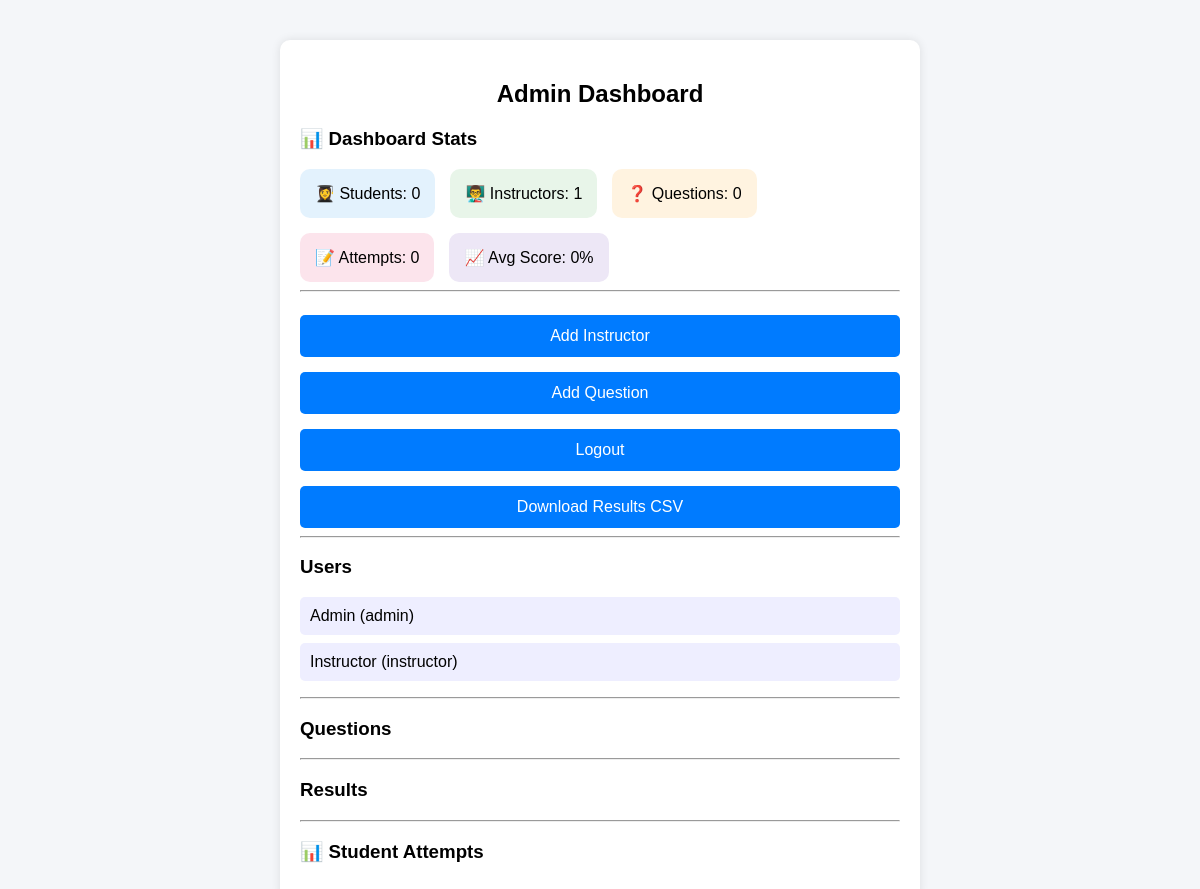
The app's page /admin (signed in), older data.
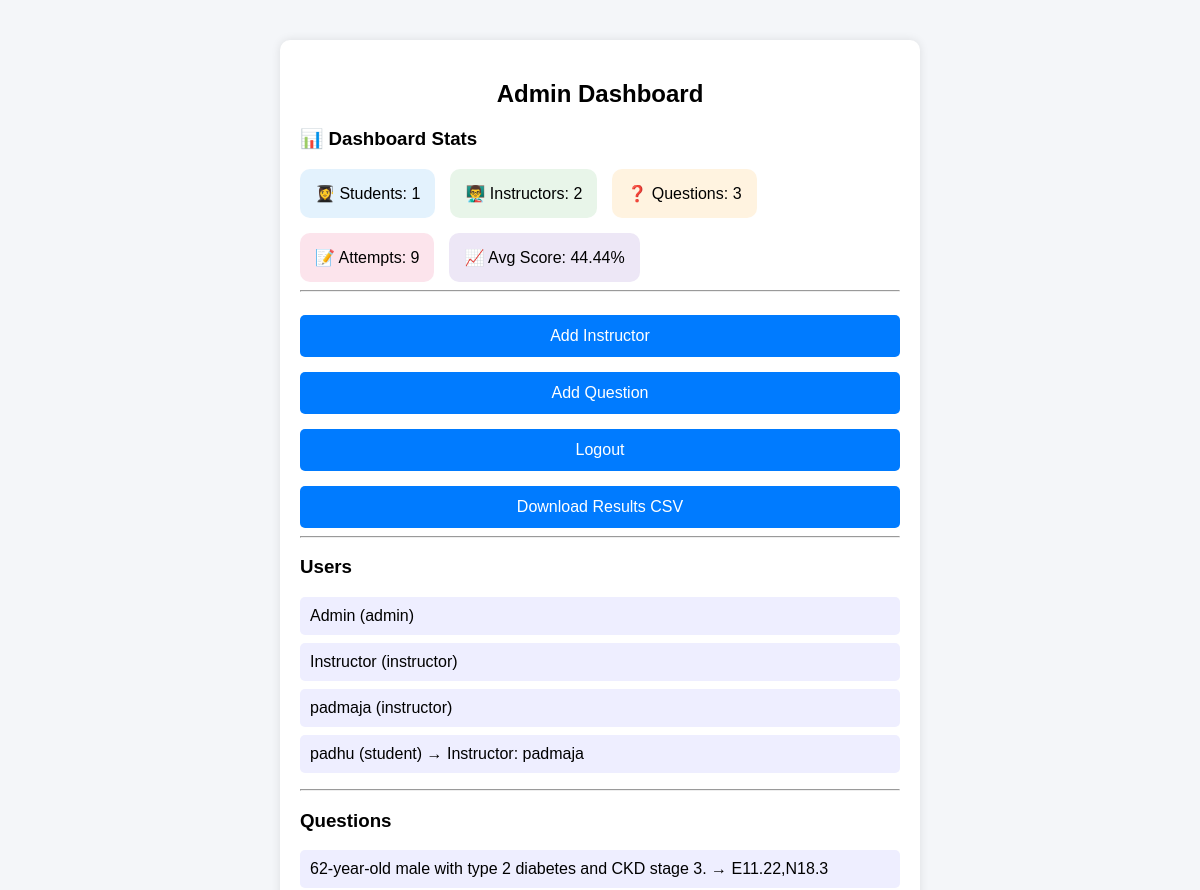
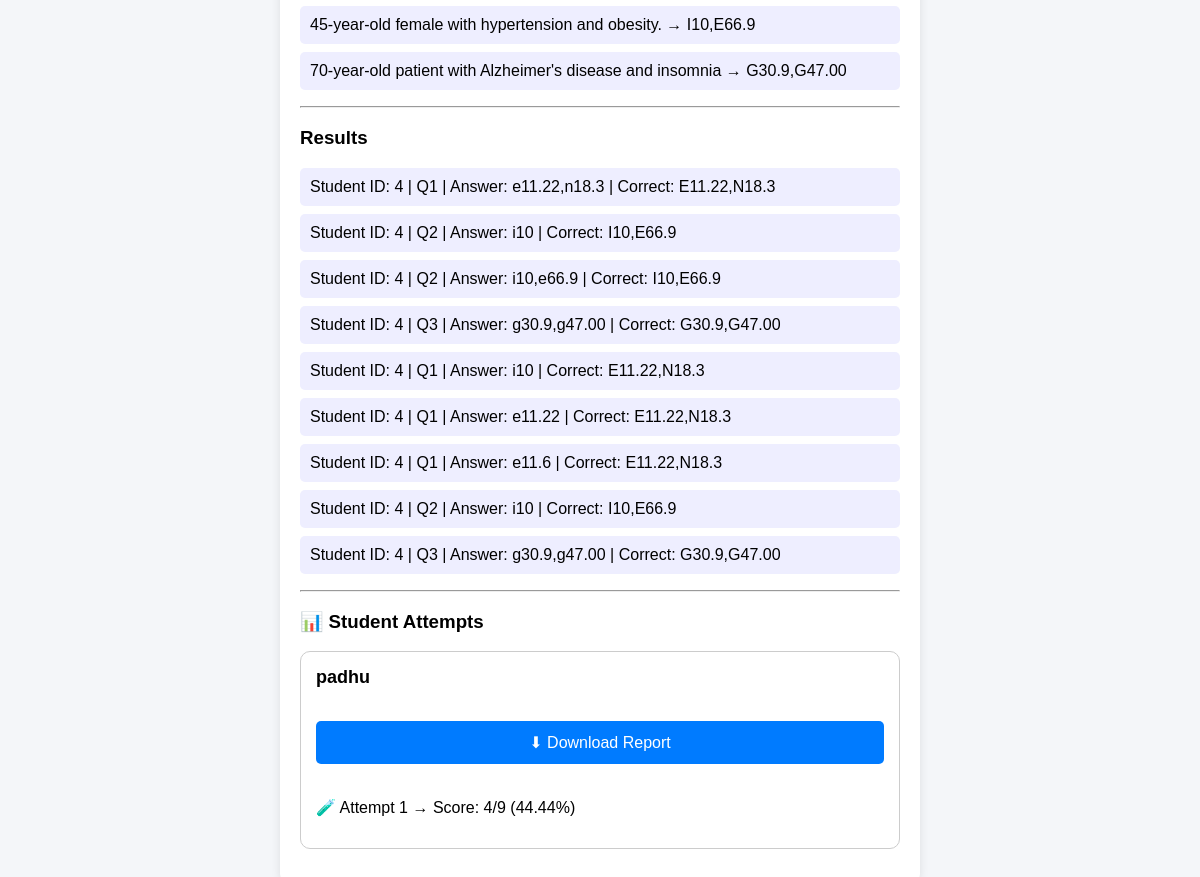
The same page, newer data (2 pictures, top to bottom).
### app.py (models this page shows)
class User(UserMixin, db.Model):
    id = db.Column(db.Integer, primary_key=True)
    name = db.Column(db.String(100))
    email = db.Column(db.String(100), unique=True)
    password = db.Column(db.String(100))
    role = db.Column(db.String(20))
    instructor_id = db.Column(db.Integer)

class Question(db.Model):
    id = db.Column(db.Integer, primary_key=True)
    question = db.Column(db.String(500))
    answer = db.Column(db.String(100))

class Result(db.Model):
    id = db.Column(db.Integer, primary_key=True)
    student_id = db.Column(db.Integer)
    question_id = db.Column(db.Integer)
    selected_answer = db.Column(db.String(100))
    correct_answer = db.Column(db.String(100))
    is_correct = db.Column(db.Boolean)
    attempt = db.Column(db.Integer)

### app.py (the view)
@app.route("/admin")
@login_required
def admin():
    if current_user.role != "admin":
        return "Access Denied"
    users = User.query.all()
    questions = Question.query.all()
    results = Result.query.all()
    from collections import defaultdict
    student_attempts = defaultdict(lambda: defaultdict(list))
    for r in results:
        student_attempts[r.student_id][r.attempt].append(r)
    student_scores = {}
    for student_id, attempts in student_attempts.items():
        student_scores[student_id] = {}
        for attempt_no, records in attempts.items():
            total = len(records)
            correct = sum(1 for r in records if r.is_correct)
            student_scores[student_id][attempt_no] = {
                "score": correct,
                "total": total
            }
    total_students = User.query.filter_by(role="student").count()
    total_instructors = User.query.filter_by(role="instructor").count()
    total_questions = len(questions)
    total_attempts = len(results)
    correct = sum(1 for r in results if r.is_correct)
    avg_score = round((correct / total_attempts) * 100, 2) if total_attempts > 0 else 0
    instructor_map = {
        u.id: u.name for u in User.query.filter_by(role="instructor").all()
    }
    return render_template(
        "admin.html",
        users=users,
        questions=questions,
        results=results,
        student_scores=student_scores,  # ✅ IMPORTANT
        total_students=total_students,
        total_instructors=total_instructors,
        total_questions=total_questions,
        total_attempts=total_attempts,
        avg_score=avg_score,
        instructors=instructor_map,
    )

### app.py (called while the page is built)
@login_manager.user_loader
def load_user(user_id):
    return db.session.get(User, int(user_id))

### templates/admin.html (shortened to what this page needs)
<!DOCTYPE html>
<html>
<head>
  <link rel="stylesheet" href="{{ url_for('static', filename='style.css') }}">
</head>
<body>
<div class="container">
  <h2>Admin Dashboard</h2>
  <h3>📊 Dashboard Stats</h3>
  <div style="display:flex; flex-wrap:wrap; gap:15px;">
    <div style="background:#e3f2fd; padding:15px; border-radius:10px;">
      👩‍🎓 Students: {{ total_students }}
    </div>
    <div style="background:#e8f5e9; padding:15px; border-radius:10px;">
      👨‍🏫 Instructors: {{ total_instructors }}
    </div>
    <div style="background:#fff3e0; padding:15px; border-radius:10px;">
      ❓ Questions: {{ total_questions }}
    </div>
    <div style="background:#fce4ec; padding:15px; border-radius:10px;">
      📝 Attempts: {{ total_attempts }}
    </div>
    <div style="background:#ede7f6; padding:15px; border-radius:10px;">
      📈 Avg Score: {{ avg_score }}%
    </div>
  </div>
  <hr>
  <button onclick="location.href='/add_instructor'">Add Instructor</button>
  <button onclick="location.href='/add_question'">Add Question</button>
  <button onclick="location.href='/logout'">Logout</button>
  <a href="/export_results">
    <button>Download Results CSV</button>
  </a>
  <hr>
  <h3>Users</h3>
  <ul>
  {% for user in users %}
    <li>
      {{ user.name }} ({{ user.role }})
      {% if user.role == 'student' %}
        → Instructor: {{ instructors.get(user.instructor_id, 'None') }}
      {% endif %}
    </li>
  {% endfor %}
  </ul>
  <hr>
  <h3>Questions</h3>
  <ul>
  {% for q in questions %}
    <li>{{ q.question }} → {{ q.answer }}</li>
  {% endfor %}
  </ul>
  <hr>
  <h3>Results</h3>
  <ul>
  {% for r in results %}
    <li>
      Student ID: {{ r.student_id }} |
      Q{{ r.question_id }} |
      Answer: {{ r.selected_answer }} |
      Correct: {{ r.correct_answer }}
    </li>
  {% endfor %}
  </ul>
  <hr>
  <h3>📊 Student Attempts</h3>
  {% for user in users if user.role == 'student' %}
    <div style="border:1px solid #ccc; padding:15px; margin-bottom:15px; border-radius:10px;">
      <strong style="font-size:18px;">{{ user.name }}</strong>
      <br><br>
      <a href="/export_student/{{ user.id }}">
        <button>⬇ Download Report</button>
      </a>
      <br><br>
      {% if student_scores.get(user.id, {}) %}
        {% for attempt, data in student_scores.get(user.id, {}).items() | sort %}
          <p>
            🧪 Attempt {{ attempt }} →
            Score: {{ data.score }}/{{ data.total }}
            ({{ ((data.score / data.total) * 100) | round(2) }}%)
          </p>
        {% endfor %}
      {% else %}
        <p>No attempts yet</p>
      {% endif %}
    </div>
  {% endfor %}
</div>
</body>
</html>

### static/style.css (style rules this page uses)
body { font-family: Arial; background-color: #f4f6f9; margin: 0; padding: 0; }
.container { width: 90%; max-width: 400px; margin: auto; margin-top: 40px; background: white; padding: 20px; border-radius: 10px; box-shadow: 0 0 10px rgba(0,0,0,0.1); }
h2 { text-align: center; }
button { width: 100%; padding: 12px; margin-top: 15px; background-color: #007bff; color: white; border: none; border-radius: 5px; font-size: 16px; }
ul { padding: 0; }
li { list-style: none; background: #eef; margin: 8px 0; padding: 10px; border-radius: 5px; }
@media (min-width: 768px) { .container { max-width: 600px; } }

Row changes from the older to the newer data that the page shows:
added User: name "padmaja", role "instructor", get "padmaja", shown under "Users"
added User: name "padhu", role "student", sort "1", score "4", total "9", score "44.44"
added Question: question "62-year-old male with type 2 diabetes and CKD stage 3.", answer "E11.22,N18.3"
added Question: question "45-year-old female with hypertension and obesity.", answer "I10,E66.9"
added Question: question "70-year-old patient with Alzheimer's disease and insomnia", answer "G30.9,G47.00"
added Result: student_id "4", question_id "1", selected_answer "e11.22,n18.3", correct_answer "E11.22,N18.3"
added Result: student_id "4", question_id "2", selected_answer "i10", correct_answer "I10,E66.9"
added Result: student_id "4", question_id "2", selected_answer "i10,e66.9", correct_answer "I10,E66.9"
added Result: student_id "4", question_id "3", selected_answer "g30.9,g47.00", correct_answer "G30.9,G47.00"
added Result: student_id "4", question_id "1", selected_answer "i10", correct_answer "E11.22,N18.3"
added Result: student_id "4", question_id "1", selected_answer "e11.22", correct_answer "E11.22,N18.3"
added Result: student_id "4", question_id "1", selected_answer "e11.6", correct_answer "E11.22,N18.3"
added Result: student_id "4", question_id "2", selected_answer "i10", correct_answer "I10,E66.9"
added Result: student_id "4", question_id "3", selected_answer "g30.9,g47.00", correct_answer "G30.9,G47.00"
Text that changed along with them:
{{ total_students }}: "0" → "1"
{{ total_instructors }}: "1" → "2"
{{ total_questions }}: "0" → "3"
{{ total_attempts }}: "0" → "9"
{{ avg_score }}: "0" → "44.44"
